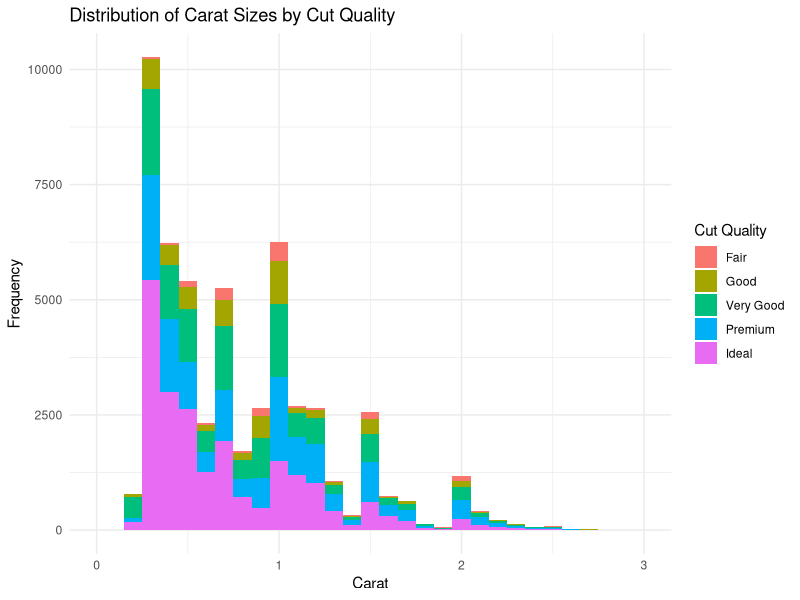

Write R code to recreate this figure.
library(ggplot2)
ggplot(diamonds, aes(x = carat, fill = cut)) +
  geom_histogram(binwidth = 0.1) + 
  labs(title = "Distribution of Carat Sizes by Cut Quality",
       x = "Carat",
       y = "Frequency",
       fill = "Cut Quality") + 
  scale_fill_discrete(name = "Cut Quality") + 
  xlim(0, 3) + 
  theme_minimal()  
